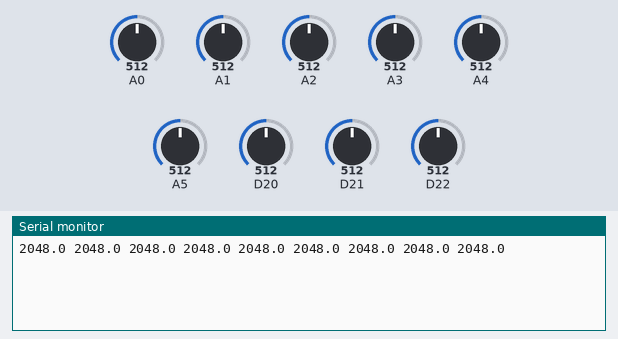
A sketch run on a simulated Arduino Zero (SAMD21). Shown: the last lines printed to the serial monitor. The test bench sets the inputs (shaded band); at power-on: A0 = 512, A1 = 512, A2 = 512, A3 = 512, A4 = 512, A5 = 512, D20 = 512, D21 = 512, D22 = 512 (analog values on the 0–1023 scale).

Above: at 1.2 s.
1.3 s: A0 set to 716
At 2.7 s:
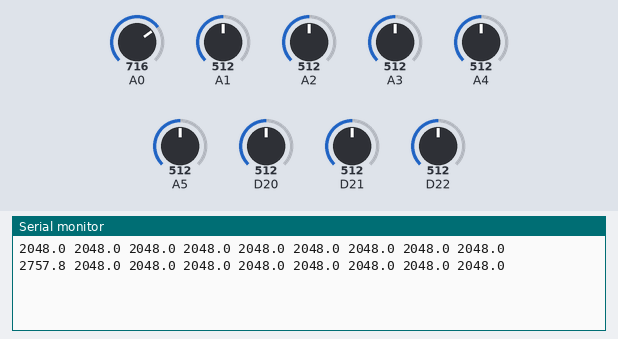
2.8 s: A1 set to 716
At 4.1 s:
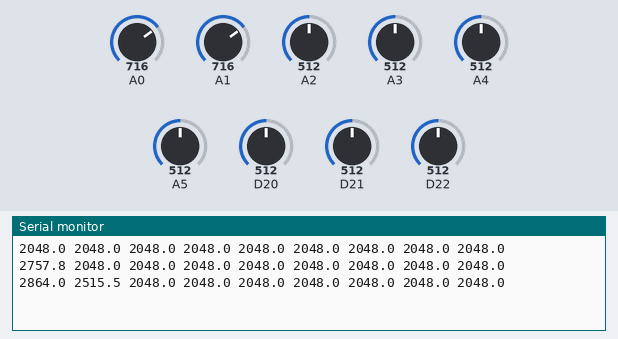
4.3 s: A2 set to 716
At 4.9 s:
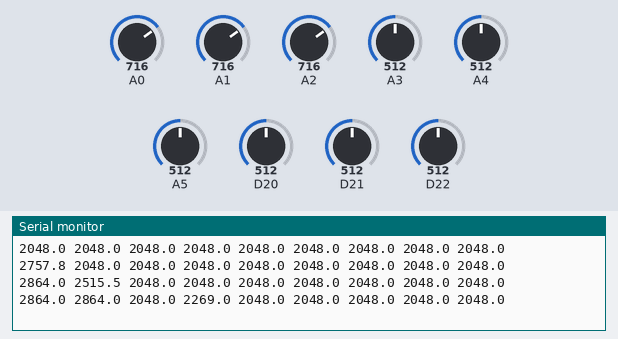
5.8 s: A3 set to 716
At 6.6 s:
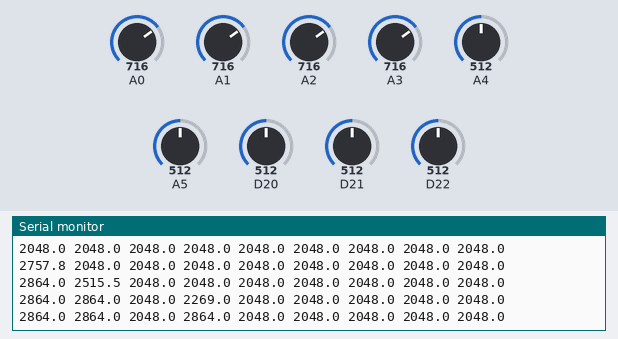
7.3 s: A4 set to 716
At 8.6 s:
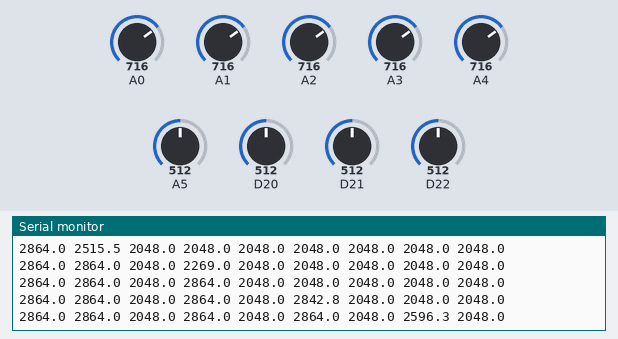
8.8 s: A5 set to 716
At 10.2 s:
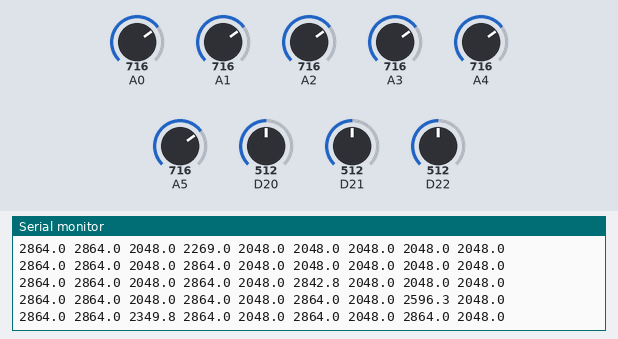
Timing chart, 0 to 11.3 s (numbered marks = the images above; inputs shaded):
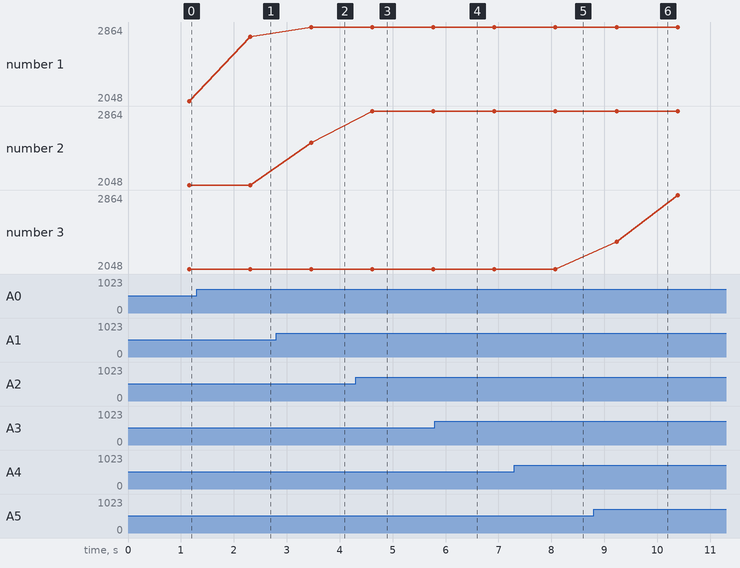

Measured:
- after the input at 1.3 s, the serial monitor: prints a new line after 1.0 s (image 1)
- after the input at 2.8 s, the serial monitor: prints a new line after 0.66 s (image 2)
- after the input at 4.3 s, the serial monitor: prints a new line after 0.32 s (image 3)
- after the input at 7.3 s, the serial monitor: prints a new line after 0.78 s (image 5)
- after the input at 8.8 s, the serial monitor: prints a new line after 0.43 s (image 6)
- plotted number 1: 2048 → 2757.8 after the input at 1.3 s
- plotted number 2: 2048 → 2515.5 after the input at 2.8 s

The sketch:

pv.ino
```cpp
float val[9]; // variável para guardar o valor lido
int i,j,medias=192;

void setup() {
  Serial.begin(115200);// configura a porta serial
  analogReadResolution(12);
}

void loop() {
  i=0;
  j=0;
  while (j<9){
    val[j]=0;
    j+=1;
  }
  while(i<medias){
    val[0]+=analogRead(A0);// lê o pino de entrada
    val[1]+=analogRead(A1);
    val[2]+=analogRead(A2);
    val[3]+=analogRead(A3);
    val[4]+=analogRead(A4);
    val[5]+=analogRead(A5);
    val[6]+=analogRead(A6);
    val[7]+=analogRead(A7);
    val[8]+=analogRead(A8);
    i++;
    delay(5);
  }
  j=0;
  while (j<9){
    val[j]=val[j]/medias;
    j+=1;
  }
  Serial.print(val[0],1);
  Serial.print(' ');
  Serial.print(val[1],1);
  Serial.print(' ');
  Serial.print(val[5],1);
  Serial.print(' ');
  Serial.print(val[2],1);
  Serial.print(' ');
  Serial.print(val[6],1);
  Serial.print(' ');
  Serial.print(val[3],1);
  Serial.print(' ');
  Serial.print(val[7],1);
  Serial.print(' ');
  Serial.print(val[4],1);
  Serial.print(' ');
  Serial.println(val[8],1);
}
```
